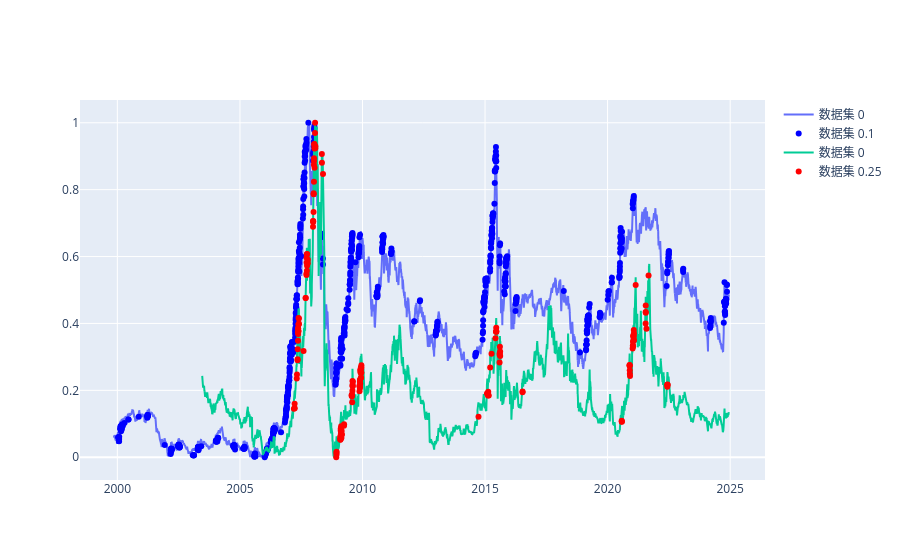

The cell this chart's notebook holds for it:
### Code cell
import plotly.graph_objects as go

fig = go.Figure()

fig.add_trace(go.Scatter(x=dfz.datetime, y=norm(dfz['close']),hovertext=dfz['close'], mode='lines', name='数据集 0'))
fig.add_trace(go.Scatter(x=pctz.index, y=norm(pctz['close']),hovertext=pctz['close'], mode='markers', name='数据集 0.1', marker=dict(color='blue')))
fig.add_trace(go.Scatter(x=dfp.datetime, y=norm(dfp['close']),hovertext=dfp['close'], mode='lines', name='数据集 0'))
fig.add_trace(go.Scatter(x=pctp.index, y=norm(pctp['close']),hovertext=pctp['close'], mode='markers', name='数据集 0.25', marker=dict(color='red')))

# 添加标题和轴标签
# fig.update_layout(
#     title="多列散点图",  # 图表标题
#     xaxis_title="X 轴标签",  # X 轴标签
#     yaxis_title="Y 轴标签"   # Y 轴标签
# )

# # 显示图表
fig.show(config={'scrollZoom':True})

### Figure 1 — Plotly figure (JSON) as saved in the notebook; plotly's stock layout.template omitted (floating-point values rounded to 4 significant figures; data arrays with more than 128 entries replaced by an {"elided": "..."} marker saying what was removed)
{"data": [{"hovertext": {"elided": "6079 float values"}, "mode": "lines", "name": "数据集 0", "type": "scatter", "x": {"elided": "6079 str values"}, "y": {"elided": "6079 float values"}}, {"hovertext": {"elided": "768 float values"}, "marker": {"color": "blue"}, "mode": "markers", "name": "数据集 0.1", "type": "scatter", "x": {"elided": "768 str values"}, "y": {"elided": "768 float values"}}, {"hovertext": {"elided": "5122 float values"}, "mode": "lines", "name": "数据集 0", "type": "scatter", "x": {"elided": "5122 str values"}, "y": {"elided": "5122 float values"}}, {"hovertext": {"elided": "164 float values"}, "marker": {"color": "red"}, "mode": "markers", "name": "数据集 0.25", "type": "scatter", "x": {"elided": "164 str values"}, "y": {"elided": "164 float values"}}], "layout": {}}
